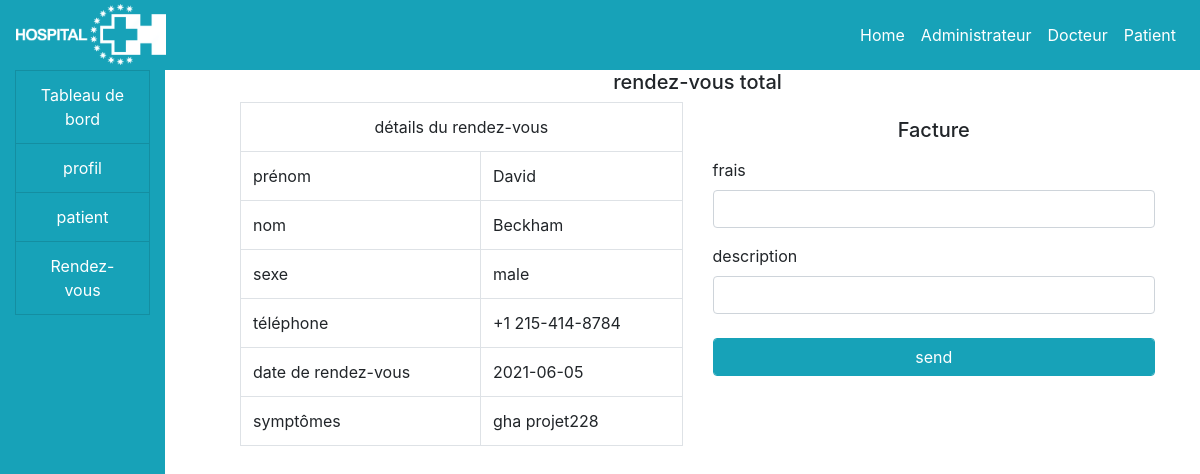
The page /hospital/doctor/discharge.php?id=4 on the database its author committed.
### tables this page shows
CREATE TABLE `appointments` (
  `id` int(11) NOT NULL,
  `firstname` varchar(100) NOT NULL,
  `lastname` varchar(100) NOT NULL,
  `gender` varchar(100) NOT NULL,
  `phone` varchar(100) NOT NULL,
  `appointment_date` varchar(100) NOT NULL,
  `symptoms` varchar(100) NOT NULL,
  `status` varchar(100) NOT NULL,
  `date_booked` varchar(100) NOT NULL
);

### hospital/doctor/discharge.php (the view, shortened to what this page needs)
<!DOCTYPE html>
<html>
<head>
</head>
<body>
	<?php
		include("../include/header.php");
		include("../include/connection.php");
	 ?>
	 <div class="container-fluid">
	 	<div class="col-md-12">
	 		<div class="row">
	 			<div class="col-md-2">
	 				<?php include("side_nav.php"); ?>
	 			</div>
	 				<div class="col-md-10">
	 					<h5 class="text-center">rendez-vous total</h5>
	 					<?php
	 						if (isset($_GET['id'])) {
	 							$id = $_GET['id'];
	 							$result = $dbh->query("SELECT * FROM appointments WHERE id='$id'");
	 							$row = $result->fetch();
	 						}
	 					 ?>
	 					<div class="col-md-12">
	 						<div class="row">
	 							<div class="col-md-6">
	 								<table class="table table-bordered">
	 									<tr>
	 										<td colspan="2" class="text-center">détails du rendez-vous</td>
	 									</tr>
	 									<tr>
	 										<td>prénom</td>
	 										<td><?php if (isset($row)) {
	 											echo $row['firstname'];
	 										} ?></td>
	 									</tr>
	 									<tr>
	 										<td>nom</td>
	 										<td><?php if (isset($row)) {
	 											echo $row['lastname'];
	 										} ?></td>
	 									</tr>
	 									<tr>
	 										<td>sexe</td>
	 										<td><?php if (isset($row)) {
	 											echo $row['gender'];
	 										} ?></td>
	 									</tr>
	 									<tr>
	 										<td>téléphone</td>
	 										<td><?php if (isset($row)) {
	 											echo $row['phone'];
	 										} ?></td>
	 									</tr>
	 									<tr>
	 										<td>date de rendez-vous</td>
	 										<td><?php if (isset($row)) {
	 											echo $row['appointment_date'];
	 										} ?></td>
	 									</tr>
	 									<tr>
	 										<td>symptômes</td>
	 										<td><?php if (isset($row)) {
	 											echo $row['symptoms'];
	 										} ?></td>
	 									</tr>
	 								</table>
	 							</div>
	 							<div class="col-md-6">
	 								<h5 class="text-center my-3">Facture</h5>
	 								<form method="post">
	 									<div class="form-group">
	 										<label>frais</label>
	 										<input type="text" name="fee" class="form-control">
	 									</div>
	 									<div class="form-group">
	 										<label>description</label>
	 										<input type="text" name="desc" class="form-control">
	 									</div>
	 									<input type="submit" name="send" class="btn btn-info form-control my-2" value="send">
	 								</form>
	 							</div>
	 						</div>
	 					</div>
	 				</div>
	 		</div>
	 	</div>
	 </div>
</body>
</html>

### rows shown on the page
appointments: firstname "David", lastname "Beckham", gender "male", phone "+1 215-414-8784", appointment_date "2021-06-05", symptoms "gha projet228"
